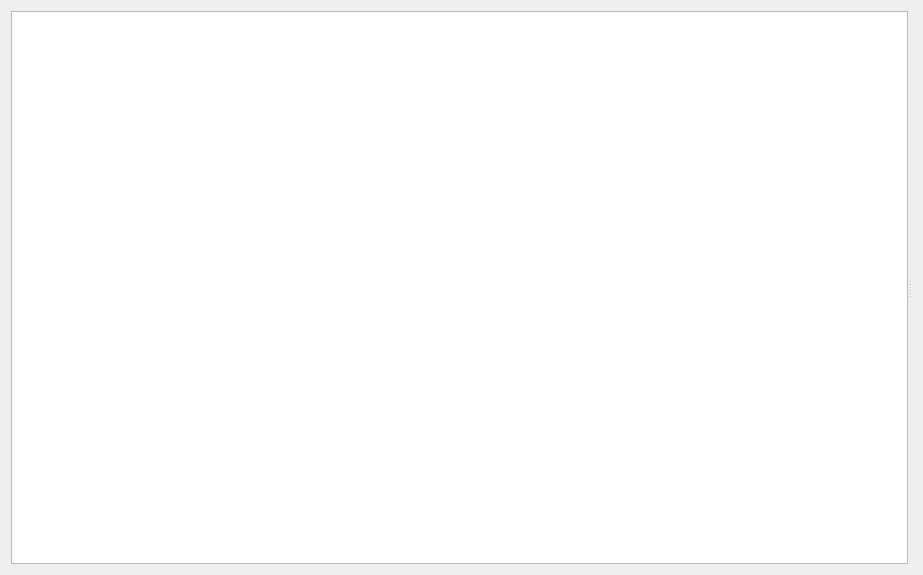
<?xml version="1.0" encoding="UTF-8"?>
<ui version="4.0">
 <class>CTotalSelectDialog</class>
 <widget class="QDialog" name="CTotalSelectDialog">
  <property name="geometry">
   <rect>
    <x>0</x>
    <y>0</y>
    <width>923</width>
    <height>575</height>
   </rect>
  </property>
  <property name="windowTitle">
   <string>CTotalSelectDialog</string>
  </property>
  <layout class="QHBoxLayout" name="horizontalLayout">
   <item>
    <widget class="QSplitter" name="splitter">
     <property name="orientation">
      <enum>Qt::Horizontal</enum>
     </property>
     <widget class="QListWidget" name="listWidget"/>
     <widget class="QStackedWidget" name="stackedWidget">
      <property name="currentIndex">
       <number>1</number>
      </property>
      <widget class="QWidget" name="page"/>
      <widget class="QWidget" name="page_2"/>
     </widget>
    </widget>
   </item>
  </layout>
 </widget>
 <layoutdefault spacing="6" margin="11"/>
 <resources/>
 <connections/>
</ui>
